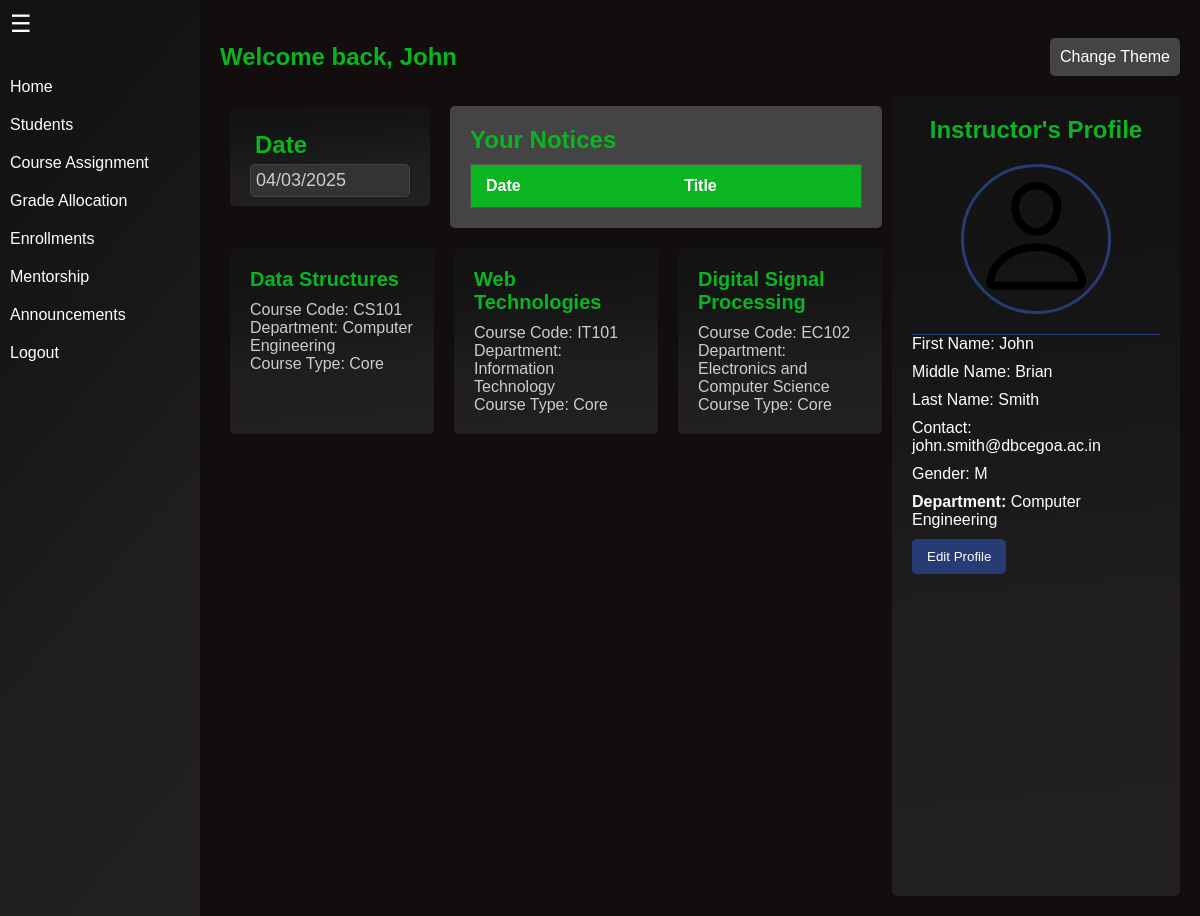
Screenshot of /PHP/teacherprofile.php (signed in) with the database file from the repository.
### tables this page shows
CREATE TABLE `instructors` (
  `Instructor_ID` int(11) NOT NULL,
  `First_Name` varchar(50) NOT NULL,
  `Middle_Name` varchar(50) DEFAULT NULL,
  `Last_Name` varchar(50) NOT NULL,
  `Gender` enum('M','F','X') NOT NULL,
  `Contact_Info` varchar(150) DEFAULT NULL,
  `Profile_Picture` varchar(255) DEFAULT NULL,
  `Department_ID` int(11) DEFAULT NULL,
  `Start_Date` date DEFAULT NULL
);

CREATE TABLE `courses` (
  `Course_ID` int(11) NOT NULL,
  `course_code` varchar(50) NOT NULL,
  `CourseName` varchar(100) NOT NULL,
  `Description` varchar(255) NOT NULL,
  `Credits` int(11) NOT NULL,
  `Department_ID` int(11) NOT NULL,
  `Semester` varchar(10) NOT NULL,
  `Enrollment_Type_ID` int(11) DEFAULT NULL
);

CREATE TABLE `departments` (
  `Department_ID` int(11) NOT NULL,
  `Name` varchar(100) NOT NULL,
  `Description` varchar(255) DEFAULT NULL
);

CREATE TABLE `enrollment_types` (
  `Enrollment_Type_ID` int(11) NOT NULL,
  `Enrollment_Type_Name` enum('Major','Minor','Professional Elective','Open Elective','Core') NOT NULL
);

### PHP/teacherprofile.php (the view, shortened to what this page needs)
<?php
include 'Connection.php';
$user_id = $_SESSION['user_id'];
$courses = [];
$query = "SELECT email FROM users WHERE User_ID = :user_id";
$stmt = $pdo->prepare($query);
$stmt->execute([':user_id' => $user_id]);
$userEmail = $stmt->fetchColumn();
$query = "SELECT Role_ID FROM users WHERE User_ID = :user_id";
$stmt = $pdo->prepare($query);
$stmt->execute([':user_id' => $user_id]);
$roleID = $stmt->fetchColumn();
$query = "SELECT * FROM instructors WHERE Contact_Info = :email";
$stmt = $pdo->prepare($query);
$stmt->execute([':email' => $userEmail]);
$instructorDetails = $stmt->fetch(PDO::FETCH_ASSOC);
if ($instructorDetails) {
    $instructorID = $instructorDetails['Instructor_ID'];
    var_dump($_SESSION['instructor_id']);
    $profilePicture = $instructorDetails['Profile_Picture'];
    $defaultImage = '../Assets/Profile.svg';
    if (empty($profilePicture) || !file_exists($profilePicture)) {
        $profilePicture = $defaultImage;
    }
    $query = "SELECT c.CourseName, c.course_code, d.Name AS Department, et.Enrollment_Type_Name
              FROM teaches t
              JOIN courses c ON t.Course_ID = c.Course_ID
              JOIN departments d ON c.Department_ID = d.Department_ID
              JOIN enrollment_types et ON c.Enrollment_Type_ID = et.Enrollment_Type_ID
              WHERE t.Instructor_ID = :instructor_id";
    $stmt = $pdo->prepare($query);
    $stmt->execute([':instructor_id' => $instructorID]);
    $courses = $stmt->fetchAll(PDO::FETCH_ASSOC);
    $query = "SELECT i.*, d.Name AS Department_Name
    FROM instructors i
    LEFT JOIN departments d ON i.Department_ID = d.Department_ID
    WHERE i.Instructor_ID = :instructor_id";
    $stmt = $pdo->prepare($query);
    $stmt->execute([':instructor_id' => $instructorID]);
    $instructorDetails = $stmt->fetch(PDO::FETCH_ASSOC);
}
?>
<!DOCTYPE html>
<html lang="en">
<head>
</head>
<body>
    <div id="sidebar">
        <div id="sidebar-icon">&#9776;</div>
            <nav id="sidebar-menu">
                <ul>
                    <li><a href="teacherlanding.php">Home</a></li>
                    <li><a href="viewstudent.php">Students</a></li>
                    <?php if ($roleID == 4): ?>
                        <li><a href="hodcourseapproval.php">Course Assignment</a></li>
                    <?php endif; ?>
                    <li><a href="gradeallo.php">Grade Allocation</a></li>
                    <li><a href="enrollapproval.php">Enrollments</a></li>
                    <li><a href="mentorship.php">Mentorship</a></li>
                    <li><a href="teachernotice.php">Announcements</a></li>
                    <li><a href="Logout.php">Logout</a></li>
                </ul>
            </nav>
        </div>
    <div class="main-content">
        <header>
            <h1 class = "notice-heading">Welcome back, <?php echo htmlspecialchars($instructorDetails['First_Name']); ?></h1>
            <div class="header-controls">
                <button id="theme-toggle">Change Theme</button>
            </div>
        </header>
        <section class="content-area">
            <div class="left-column">
                <div class="info-sections">
                    <div class="section" id="date-section">
                        <h2>Date</h2>
                        <p id="current-date"><?php echo date('d/m/Y'); ?></p>
                    </div>
                    <div class="section" id="notices-section">
                        <h2 class = "notice-heading">Your Notices</h2>
                        <table>
                            <thead>
                                <tr>
                                    <th>Date</th>
                                    <th>Title</th>
                                </tr>
                            </thead>
                        </table>
                    </div>
                </div>
                <div class="course-cards">
                    <?php foreach ($courses as $course): ?>
                        <div class="course-card">
                            <h3><?php echo htmlspecialchars($course['CourseName']); ?></h3>
                            <p>Course Code: <?php echo htmlspecialchars($course['course_code']); ?></p>
                            <p>Department: <?php echo htmlspecialchars($course['Department']); ?></p>
                            <p>Course Type: <?php echo htmlspecialchars($course['Enrollment_Type_Name']); ?></p>
                        </div>
                    <?php endforeach; ?>
                </div>
            </div>
            <div class="profile-section">
                <h2 align="center" class = "notice-heading">Instructor's Profile</h2>
                <div class="profile-top">
                    <img src="<?php echo htmlspecialchars($profilePicture); ?>" alt="Instructor" id="profile-image">
                </div>
                <p>First Name: <span id="first-name-text"><?php echo htmlspecialchars($instructorDetails['First_Name']); ?></span></p>
                <p>Middle Name: <span id="middle-name-text"><?php echo htmlspecialchars($instructorDetails['Middle_Name']); ?></span></p>
                <p>Last Name: <span id="last-name-text"><?php echo htmlspecialchars($instructorDetails['Last_Name']); ?></span></p>
                <p>Contact: <span id="contact-info-text"><?php echo htmlspecialchars($instructorDetails['Contact_Info']); ?></span></p>
                <p>Gender: <span id="gender-text"><?php echo htmlspecialchars($instructorDetails['Gender']); ?></span></p>
                <p><strong>Department:</strong> <span id="department-text"><?= htmlspecialchars($instructorDetails['Department_Name']); ?></span></p>
                <button class="edit-profile-btn" id="edit-profile-btn">Edit Profile</button>
            </div>
        </section>
    </div>
</body>
</html>

### rows the page displays
instructors: First_Name "John", Middle_Name "Brian", Last_Name "Smith", Contact_Info "john.smith@dbcegoa.ac.in", Gender "M", Department_ID.Name "Computer Engineering"
courses: CourseName "Data Structures", course_code "CS101", Department_ID.Name "Computer Engineering", Enrollment_Type_ID.Enrollment_Type_Name "Core"
courses: CourseName "Web Technologies", course_code "IT101", Department_ID.Name "Information Technology", Enrollment_Type_ID.Enrollment_Type_Name "Core"
courses: CourseName "Digital Signal Processing", course_code "EC102", Department_ID.Name "Electronics and Computer Science", Enrollment_Type_ID.Enrollment_Type_Name "Core"
